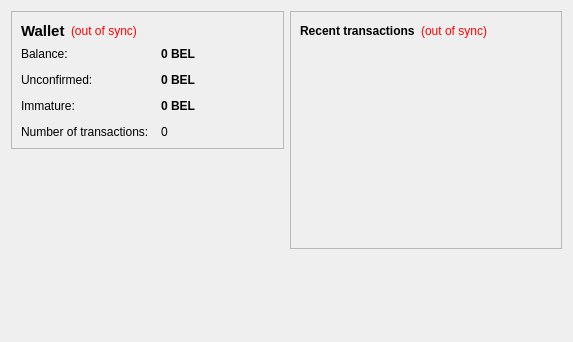
<?xml version="1.0" encoding="UTF-8"?>
<ui version="4.0">
 <class>OverviewPage</class>
 <widget class="QWidget" name="OverviewPage">
  <property name="geometry">
   <rect>
    <x>0</x>
    <y>0</y>
    <width>573</width>
    <height>342</height>
   </rect>
  </property>
  <property name="windowTitle">
   <string>Form</string>
  </property>
  <layout class="QHBoxLayout" name="horizontalLayout" stretch="1,1">
   <item>
    <layout class="QVBoxLayout" name="verticalLayout_2">
     <item>
      <widget class="QFrame" name="frame">
       <property name="frameShape">
        <enum>QFrame::StyledPanel</enum>
       </property>
       <property name="frameShadow">
        <enum>QFrame::Raised</enum>
       </property>
       <layout class="QVBoxLayout" name="verticalLayout_4">
        <item>
         <layout class="QHBoxLayout" name="horizontalLayout_4">
          <item>
           <widget class="QLabel" name="label_5">
            <property name="font">
             <font>
              <pointsize>11</pointsize>
              <weight>75</weight>
              <bold>true</bold>
             </font>
            </property>
            <property name="text">
             <string>Wallet</string>
            </property>
           </widget>
          </item>
          <item>
           <widget class="QLabel" name="labelWalletStatus">
            <property name="toolTip">
             <string>The displayed information may be out of date. Your wallet automatically synchronizes with the SWECOIN network after a connection is established, but this process has not completed yet.</string>
            </property>
            <property name="styleSheet">
             <string notr="true">QLabel { color: red; }</string>
            </property>
            <property name="text">
             <string notr="true">(out of sync)</string>
            </property>
            <property name="alignment">
             <set>Qt::AlignLeading|Qt::AlignLeft|Qt::AlignVCenter</set>
            </property>
           </widget>
          </item>
          <item>
           <spacer name="horizontalSpacer_2">
            <property name="orientation">
             <enum>Qt::Horizontal</enum>
            </property>
            <property name="sizeHint" stdset="0">
             <size>
              <width>40</width>
              <height>20</height>
             </size>
            </property>
           </spacer>
          </item>
         </layout>
        </item>
        <item>
         <layout class="QFormLayout" name="formLayout_2">
          <property name="fieldGrowthPolicy">
           <enum>QFormLayout::AllNonFixedFieldsGrow</enum>
          </property>
          <property name="horizontalSpacing">
           <number>12</number>
          </property>
          <property name="verticalSpacing">
           <number>12</number>
          </property>
          <item row="0" column="0">
           <widget class="QLabel" name="label">
            <property name="text">
             <string>Balance:</string>
            </property>
           </widget>
          </item>
          <item row="0" column="1">
           <widget class="QLabel" name="labelBalance">
            <property name="font">
             <font>
              <weight>75</weight>
              <bold>true</bold>
             </font>
            </property>
            <property name="cursor">
             <cursorShape>IBeamCursor</cursorShape>
            </property>
            <property name="toolTip">
             <string>Your current balance</string>
            </property>
            <property name="text">
             <string notr="true">0 BEL</string>
            </property>
            <property name="textInteractionFlags">
             <set>Qt::LinksAccessibleByMouse|Qt::TextSelectableByKeyboard|Qt::TextSelectableByMouse</set>
            </property>
           </widget>
          </item>
          <item row="1" column="0">
           <widget class="QLabel" name="label_3">
            <property name="text">
             <string>Unconfirmed:</string>
            </property>
           </widget>
          </item>
          <item row="1" column="1">
           <widget class="QLabel" name="labelUnconfirmed">
            <property name="font">
             <font>
              <weight>75</weight>
              <bold>true</bold>
             </font>
            </property>
            <property name="cursor">
             <cursorShape>IBeamCursor</cursorShape>
            </property>
            <property name="toolTip">
             <string>Total of transactions that have yet to be confirmed, and do not yet count toward the current balance</string>
            </property>
            <property name="text">
             <string notr="true">0 BEL</string>
            </property>
            <property name="textInteractionFlags">
             <set>Qt::LinksAccessibleByMouse|Qt::TextSelectableByKeyboard|Qt::TextSelectableByMouse</set>
            </property>
           </widget>
          </item>
          <item row="3" column="0">
           <widget class="QLabel" name="label_2">
            <property name="text">
             <string>Number of transactions:</string>
            </property>
           </widget>
          </item>
          <item row="3" column="1">
           <widget class="QLabel" name="labelNumTransactions">
            <property name="toolTip">
             <string>Total number of transactions in wallet</string>
            </property>
            <property name="text">
             <string notr="true">0</string>
            </property>
           </widget>
          </item>
          <item row="2" column="0">
           <widget class="QLabel" name="labelImmatureText">
            <property name="text">
             <string>Immature:</string>
            </property>
           </widget>
          </item>
          <item row="2" column="1">
           <widget class="QLabel" name="labelImmature">
            <property name="font">
             <font>
              <weight>75</weight>
              <bold>true</bold>
             </font>
            </property>
            <property name="toolTip">
             <string>Mined balance that has not yet matured</string>
            </property>
            <property name="text">
             <string notr="true">0 BEL</string>
            </property>
            <property name="textInteractionFlags">
             <set>Qt::LinksAccessibleByMouse|Qt::TextSelectableByKeyboard|Qt::TextSelectableByMouse</set>
            </property>
           </widget>
          </item>
         </layout>
        </item>
       </layout>
      </widget>
     </item>
     <item>
      <spacer name="verticalSpacer">
       <property name="orientation">
        <enum>Qt::Vertical</enum>
       </property>
       <property name="sizeHint" stdset="0">
        <size>
         <width>20</width>
         <height>40</height>
        </size>
       </property>
      </spacer>
     </item>
	 <item>
         <widget class="QLabel" name="label_wallet_bgcoin">
          <property name="text">
           <string/>
          </property>
          <property name="pixmap">
           <pixmap resource="../bitcoin.qrc">:/images/wallet_bgcoin</pixmap>
          </property>
          <property name="scaledContents">
           <bool>false</bool>
          </property>
          <property name="alignment">
           <set>Qt::AlignCenter</set>
          </property>
          <property name="margin">
           <number>-2</number>
          </property>
         </widget>
        </item>
        <item>
         <widget class="QLabel" name="label_6">
          <property name="text">
           <string/>
          </property>
         </widget>
        </item>
    </layout>
   </item>
   <item>
    <layout class="QVBoxLayout" name="verticalLayout_3">
     <item>
      <widget class="QFrame" name="frame_2">
       <property name="frameShape">
        <enum>QFrame::StyledPanel</enum>
       </property>
       <property name="frameShadow">
        <enum>QFrame::Raised</enum>
       </property>
       <layout class="QVBoxLayout" name="verticalLayout">
        <item>
         <layout class="QHBoxLayout" name="horizontalLayout_2">
          <item>
           <widget class="QLabel" name="label_4">
            <property name="text">
             <string>&lt;b&gt;Recent transactions&lt;/b&gt;</string>
            </property>
           </widget>
          </item>
          <item>
           <widget class="QLabel" name="labelTransactionsStatus">
            <property name="toolTip">
             <string>The displayed information may be out of date. Your wallet automatically synchronizes with the SWECOIN network after a connection is established, but this process has not completed yet.</string>
            </property>
            <property name="styleSheet">
             <string notr="true">QLabel { color: red; }</string>
            </property>
            <property name="text">
             <string notr="true">(out of sync)</string>
            </property>
            <property name="alignment">
             <set>Qt::AlignRight|Qt::AlignTrailing|Qt::AlignVCenter</set>
            </property>
           </widget>
          </item>
          <item>
           <spacer name="horizontalSpacer">
            <property name="orientation">
             <enum>Qt::Horizontal</enum>
            </property>
            <property name="sizeHint" stdset="0">
             <size>
              <width>40</width>
              <height>20</height>
             </size>
            </property>
           </spacer>
          </item>
         </layout>
        </item>
        <item>
         <widget class="QListView" name="listTransactions">
          <property name="styleSheet">
           <string notr="true">QListView { background: transparent; }</string>
          </property>
          <property name="frameShape">
           <enum>QFrame::NoFrame</enum>
          </property>
          <property name="verticalScrollBarPolicy">
           <enum>Qt::ScrollBarAlwaysOff</enum>
          </property>
          <property name="horizontalScrollBarPolicy">
           <enum>Qt::ScrollBarAlwaysOff</enum>
          </property>
          <property name="selectionMode">
           <enum>QAbstractItemView::NoSelection</enum>
          </property>
         </widget>
        </item>
       </layout>
      </widget>
     </item>
     <item>
      <spacer name="verticalSpacer_2">
       <property name="orientation">
        <enum>Qt::Vertical</enum>
       </property>
       <property name="sizeHint" stdset="0">
        <size>
         <width>20</width>
         <height>40</height>
        </size>
       </property>
      </spacer>
     </item>
    </layout>
   </item>
  </layout>
 </widget>
 <resources/>
 <connections/>
</ui>
